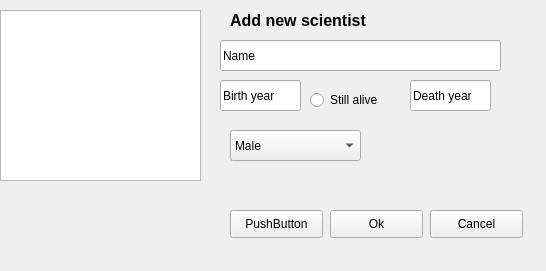
<?xml version="1.0" encoding="UTF-8"?>
<ui version="4.0">
 <class>AddScientist</class>
 <widget class="QWidget" name="AddScientist">
  <property name="geometry">
   <rect>
    <x>0</x>
    <y>0</y>
    <width>546</width>
    <height>271</height>
   </rect>
  </property>
  <property name="windowTitle">
   <string>Form</string>
  </property>
  <widget class="QComboBox" name="ScientistGender">
   <property name="geometry">
    <rect>
     <x>230</x>
     <y>130</y>
     <width>131</width>
     <height>31</height>
    </rect>
   </property>
   <item>
    <property name="text">
     <string>Male</string>
    </property>
   </item>
   <item>
    <property name="text">
     <string>Female</string>
    </property>
   </item>
  </widget>
  <widget class="QGraphicsView" name="addScientistPicture">
   <property name="geometry">
    <rect>
     <x>0</x>
     <y>10</y>
     <width>201</width>
     <height>171</height>
    </rect>
   </property>
  </widget>
  <widget class="QLineEdit" name="InputDeathYear">
   <property name="enabled">
    <bool>true</bool>
   </property>
   <property name="geometry">
    <rect>
     <x>410</x>
     <y>80</y>
     <width>81</width>
     <height>31</height>
    </rect>
   </property>
   <property name="text">
    <string>Death year</string>
   </property>
  </widget>
  <widget class="QPushButton" name="pushButton_3">
   <property name="geometry">
    <rect>
     <x>230</x>
     <y>210</y>
     <width>93</width>
     <height>28</height>
    </rect>
   </property>
   <property name="text">
    <string>PushButton</string>
   </property>
  </widget>
  <widget class="QPushButton" name="S_add_ok">
   <property name="geometry">
    <rect>
     <x>330</x>
     <y>210</y>
     <width>93</width>
     <height>28</height>
    </rect>
   </property>
   <property name="text">
    <string>Ok</string>
   </property>
  </widget>
  <widget class="QRadioButton" name="RadioStillAlive">
   <property name="geometry">
    <rect>
     <x>310</x>
     <y>90</y>
     <width>95</width>
     <height>20</height>
    </rect>
   </property>
   <property name="text">
    <string>Still alive</string>
   </property>
  </widget>
  <widget class="QLineEdit" name="InputScientistName">
   <property name="geometry">
    <rect>
     <x>220</x>
     <y>40</y>
     <width>281</width>
     <height>31</height>
    </rect>
   </property>
   <property name="text">
    <string>Name</string>
   </property>
  </widget>
  <widget class="QLineEdit" name="InputBirthYear">
   <property name="enabled">
    <bool>true</bool>
   </property>
   <property name="geometry">
    <rect>
     <x>220</x>
     <y>80</y>
     <width>81</width>
     <height>31</height>
    </rect>
   </property>
   <property name="text">
    <string>Birth year</string>
   </property>
  </widget>
  <widget class="QPushButton" name="Cancel">
   <property name="geometry">
    <rect>
     <x>430</x>
     <y>210</y>
     <width>93</width>
     <height>28</height>
    </rect>
   </property>
   <property name="text">
    <string>Cancel</string>
   </property>
  </widget>
  <widget class="QLabel" name="TitleScientistAdd">
   <property name="geometry">
    <rect>
     <x>230</x>
     <y>0</y>
     <width>231</width>
     <height>41</height>
    </rect>
   </property>
   <property name="text">
    <string>&lt;html&gt;&lt;head/&gt;&lt;body&gt;&lt;p&gt;&lt;span style=&quot; font-size:12pt; font-weight:600;&quot;&gt;Add new scientist&lt;/span&gt;&lt;/p&gt;&lt;/body&gt;&lt;/html&gt;</string>
   </property>
  </widget>
 </widget>
 <resources/>
 <connections/>
</ui>
